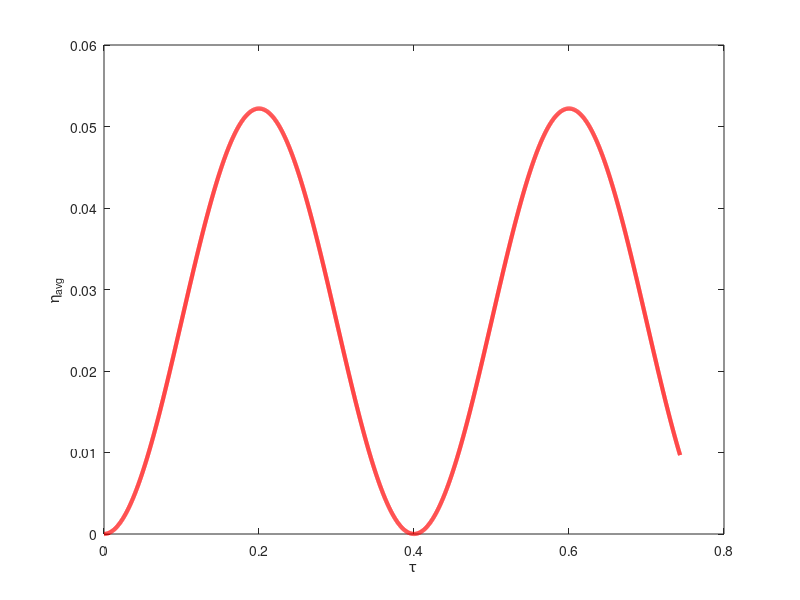

The MATLAB script that drew this image: (Note: this script raises an error after producing the figure.)
%%%%%%%%%%%%%%%%%%%%%%%%%%%%%%%%%%%%%%%%%%%%%%%
%%% Script to solve the simple example
%%%     for model inadequecy
%%%%%%%%%%%%%%%%%%%%%%%%%%%%%%%%%%%%%%%%%%
clear all
close all
clc


%% Parameters
kappa = 0.0195174;   %--- sec/m
sigma = 52.1;        %--- sec/m
gamma = kappa/sigma;
L = 50e-6;           %--- m
C = 0.03134;         %--- F/m2
a = 4.19956e7/C;     %--- m
V0 = 1.25;           %--- volt
Iunscaled = 200;     %--- Amp/m^2
Ls = 25e-6;          %--- m
kappa_s = 0.0311627; %--- sec/m
Time = 4;            %--- sec

Nt = 5000;            %--- number of time steps
Nx = 1500;            %--- number of space steps


%% Domain
t = linspace(0,Time , Nt);  %--- sec
x = linspace(0,L , Nx);

% convert to nondimesional values
tau = (kappa*sigma/(kappa+sigma))*(1/(a*C*L^2)) .* t;
xi = x ./ L;
Nxi = Nx ; Ntau = Nt;

%% Applied Current

t_conv = a*C*L^2*(kappa+sigma)/(kappa*sigma);

Iamp = (Iunscaled*(L/V0)*((kappa+sigma)/(sigma*kappa)));
% Ins = Iamp*square(6*pi*tau');
Ins = Iamp*sin(5*pi*tau');
I = Ins';
%I = smooth(Ins,'moving');

%%========================================================
%% Solution of LF model

% compute eta avg
eta_bar(1) = tau(1)*I(1);
for i = 2 : size(tau,2)
    eta_bar(i) = trapz(tau(1:i),I(1:i));
end
figure
plot(tau,eta_bar,'r','LineWidth',3);
xlabel('\tau'); ylabel('\eta_{avg}');
prop_plots


for i = 1 : size(tau,2) % time
    for j = 1 : size(xi,2) % space
        etaLF(j,i) = (I(i)/2)*xi(j)^2 - ((I(i)*gamma)/(1+gamma))*xi(j) + eta_bar(i) - I(i)/6 + (I(i)*gamma)/(2*I(i)+2*gamma);
    end
end

%%========================================================
%% Solution of HF model
%
% Neumann BCs:
%-- alpha at xi=0
alpha = -I.*(gamma/(1+gamma));
%-- beta at xi=1
beta  =  I.*(1/(1+gamma));

% IC:
eta0(:,1) = 0;

% solving HF pde+bc using finite difference
etaHF = fdm(tau(1),tau(end),xi(1),xi(end), Ntau,Nxi, alpha, beta, eta0);

%%========================================================
%% QoI: Vcell
etaHF_xi0 = etaHF(1,:);
etaHF_xi1 = etaHF(end,:);
etaLF_xi0 = etaLF(1,:);
etaLF_xi1 = etaLF(end,:);

V_elecHF = ((1+2*gamma)/(1+gamma))*etaHF_xi1 - (gamma/(1+gamma))*etaHF_xi0 - (gamma/(1+gamma)^2)*I;
V_elecLF = ((1+2*gamma)/(1+gamma))*etaLF_xi1 - (gamma/(1+gamma))*etaLF_xi0 - (gamma/(1+gamma)^2)*I;

B = (Ls/kappa_s)*(kappa*sigma/(L*(kappa+sigma)));

V_cellHF = 1 - 0.5*B*I - V_elecHF;
V_cellLF = 1 - 0.5*B*I - V_elecLF;

figure
plot(tau,V_cellHF,'b','LineWidth',3); hold on
plot(tau,V_cellLF,'r','LineWidth',3);
legend('HF model', 'LF model')
xlabel('\tau'); 
ylabel('$$QoI = V^{\rm cell}$$','Interpreter','LaTex')
prop_plots


%% Error in Velectrod

error_Velec = V_elecHF - V_elecLF;

figure
plot(tau,error_Velec,'b','LineWidth',3); hold on
xlabel('\tau'); ylabel('\epsilon_{Velec}');
prop_plots

%%========================================================
%% Save in data file
M = [tau' I' error_Velec'];
csvwrite('error_in_qoi_sinI.txt',M);


